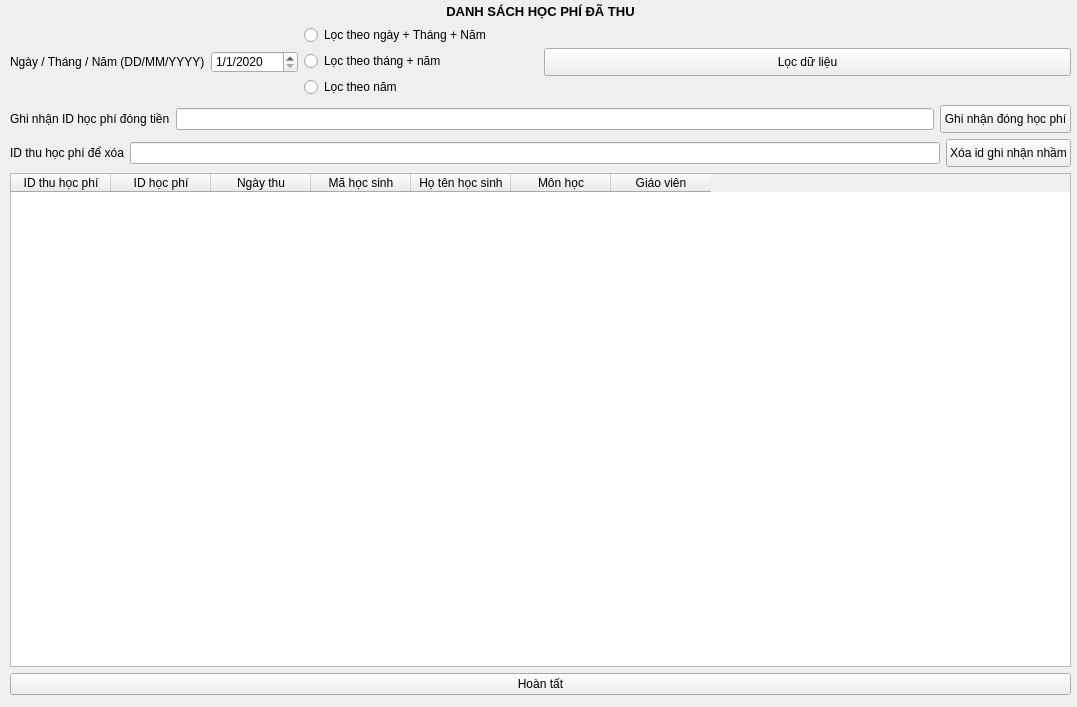
<?xml version="1.0" encoding="UTF-8"?>
<ui version="4.0">
 <class>ghinhanvadshp</class>
 <widget class="QWidget" name="ghinhanvadshp">
  <property name="geometry">
   <rect>
    <x>0</x>
    <y>0</y>
    <width>1077</width>
    <height>707</height>
   </rect>
  </property>
  <property name="windowTitle">
   <string>Ghi nhận đóng tiền học và danh sách học phí đã thu</string>
  </property>
  <widget class="QWidget" name="layoutWidget">
   <property name="geometry">
    <rect>
     <x>10</x>
     <y>4</y>
     <width>1061</width>
     <height>691</height>
    </rect>
   </property>
   <layout class="QVBoxLayout" name="verticalLayout_4">
    <item>
     <layout class="QVBoxLayout" name="verticalLayout_3">
      <item>
       <widget class="QLabel" name="label">
        <property name="text">
         <string>&lt;html&gt;&lt;head/&gt;&lt;body&gt;&lt;p align=&quot;center&quot;&gt;&lt;span style=&quot; font-size:10pt; font-weight:600;&quot;&gt;DANH SÁCH HỌC PHÍ ĐÃ THU&lt;/span&gt;&lt;/p&gt;&lt;/body&gt;&lt;/html&gt;</string>
        </property>
       </widget>
      </item>
      <item>
       <layout class="QVBoxLayout" name="verticalLayout_2">
        <item>
         <layout class="QHBoxLayout" name="horizontalLayout_3">
          <item>
           <layout class="QHBoxLayout" name="horizontalLayout_2">
            <item>
             <layout class="QHBoxLayout" name="horizontalLayout">
              <item>
               <widget class="QLabel" name="label_2">
                <property name="minimumSize">
                 <size>
                  <width>0</width>
                  <height>74</height>
                 </size>
                </property>
                <property name="maximumSize">
                 <size>
                  <width>16777215</width>
                  <height>74</height>
                 </size>
                </property>
                <property name="text">
                 <string>Ngày / Tháng / Năm (DD/MM/YYYY)</string>
                </property>
               </widget>
              </item>
              <item>
               <widget class="QDateEdit" name="dateinfo">
                <property name="minimumSize">
                 <size>
                  <width>0</width>
                  <height>22</height>
                 </size>
                </property>
                <property name="maximumSize">
                 <size>
                  <width>16777215</width>
                  <height>22</height>
                 </size>
                </property>
                <property name="displayFormat">
                 <string>d/M/yyyy</string>
                </property>
                <property name="date">
                 <date>
                  <year>2020</year>
                  <month>1</month>
                  <day>1</day>
                 </date>
                </property>
               </widget>
              </item>
             </layout>
            </item>
            <item>
             <layout class="QVBoxLayout" name="verticalLayout">
              <item>
               <widget class="QRadioButton" name="daysort">
                <property name="text">
                 <string>Lọc theo ngày + Tháng + Năm</string>
                </property>
               </widget>
              </item>
              <item>
               <widget class="QRadioButton" name="monthsort">
                <property name="minimumSize">
                 <size>
                  <width>0</width>
                  <height>20</height>
                 </size>
                </property>
                <property name="maximumSize">
                 <size>
                  <width>16777215</width>
                  <height>20</height>
                 </size>
                </property>
                <property name="text">
                 <string>Lọc theo tháng + năm</string>
                </property>
               </widget>
              </item>
              <item>
               <widget class="QRadioButton" name="yearsort">
                <property name="minimumSize">
                 <size>
                  <width>0</width>
                  <height>20</height>
                 </size>
                </property>
                <property name="maximumSize">
                 <size>
                  <width>16777215</width>
                  <height>20</height>
                 </size>
                </property>
                <property name="text">
                 <string>Lọc theo năm</string>
                </property>
               </widget>
              </item>
             </layout>
            </item>
           </layout>
          </item>
          <item>
           <widget class="QPushButton" name="loc">
            <property name="minimumSize">
             <size>
              <width>0</width>
              <height>28</height>
             </size>
            </property>
            <property name="maximumSize">
             <size>
              <width>16777215</width>
              <height>28</height>
             </size>
            </property>
            <property name="text">
             <string>Lọc dữ liệu</string>
            </property>
           </widget>
          </item>
         </layout>
        </item>
        <item>
         <layout class="QHBoxLayout" name="horizontalLayout_4">
          <item>
           <widget class="QLabel" name="label_3">
            <property name="minimumSize">
             <size>
              <width>0</width>
              <height>28</height>
             </size>
            </property>
            <property name="maximumSize">
             <size>
              <width>16777215</width>
              <height>28</height>
             </size>
            </property>
            <property name="text">
             <string>Ghi nhận ID học phí đóng tiền</string>
            </property>
           </widget>
          </item>
          <item>
           <widget class="QLineEdit" name="idghinhan">
            <property name="minimumSize">
             <size>
              <width>0</width>
              <height>22</height>
             </size>
            </property>
            <property name="maximumSize">
             <size>
              <width>16777215</width>
              <height>22</height>
             </size>
            </property>
           </widget>
          </item>
          <item>
           <widget class="QPushButton" name="saveinfo">
            <property name="minimumSize">
             <size>
              <width>0</width>
              <height>28</height>
             </size>
            </property>
            <property name="maximumSize">
             <size>
              <width>16777215</width>
              <height>28</height>
             </size>
            </property>
            <property name="text">
             <string>Ghi nhận đóng học phí</string>
            </property>
           </widget>
          </item>
         </layout>
        </item>
       </layout>
      </item>
      <item>
       <layout class="QHBoxLayout" name="horizontalLayout_5">
        <item>
         <widget class="QLabel" name="label_4">
          <property name="minimumSize">
           <size>
            <width>0</width>
            <height>28</height>
           </size>
          </property>
          <property name="maximumSize">
           <size>
            <width>16777215</width>
            <height>28</height>
           </size>
          </property>
          <property name="text">
           <string>ID thu học phí để xóa</string>
          </property>
         </widget>
        </item>
        <item>
         <widget class="QLineEdit" name="idxoa">
          <property name="minimumSize">
           <size>
            <width>0</width>
            <height>22</height>
           </size>
          </property>
          <property name="maximumSize">
           <size>
            <width>16777215</width>
            <height>22</height>
           </size>
          </property>
         </widget>
        </item>
        <item>
         <widget class="QPushButton" name="delid">
          <property name="minimumSize">
           <size>
            <width>0</width>
            <height>28</height>
           </size>
          </property>
          <property name="maximumSize">
           <size>
            <width>16777215</width>
            <height>28</height>
           </size>
          </property>
          <property name="text">
           <string>Xóa id ghi nhận nhầm</string>
          </property>
         </widget>
        </item>
       </layout>
      </item>
      <item>
       <widget class="QTableWidget" name="hocphi_view">
        <attribute name="horizontalHeaderVisible">
         <bool>true</bool>
        </attribute>
        <attribute name="verticalHeaderVisible">
         <bool>false</bool>
        </attribute>
        <column>
         <property name="text">
          <string>ID thu học phí</string>
         </property>
        </column>
        <column>
         <property name="text">
          <string>ID học phí</string>
         </property>
        </column>
        <column>
         <property name="text">
          <string>Ngày thu</string>
         </property>
        </column>
        <column>
         <property name="text">
          <string>Mã học sinh</string>
         </property>
        </column>
        <column>
         <property name="text">
          <string>Họ tên học sinh</string>
         </property>
        </column>
        <column>
         <property name="text">
          <string>Môn học</string>
         </property>
        </column>
        <column>
         <property name="text">
          <string>Giáo viên</string>
         </property>
        </column>
       </widget>
      </item>
     </layout>
    </item>
    <item>
     <widget class="QPushButton" name="hoantat">
      <property name="text">
       <string>Hoàn tất</string>
      </property>
     </widget>
    </item>
   </layout>
  </widget>
 </widget>
 <resources/>
 <connections/>
</ui>
